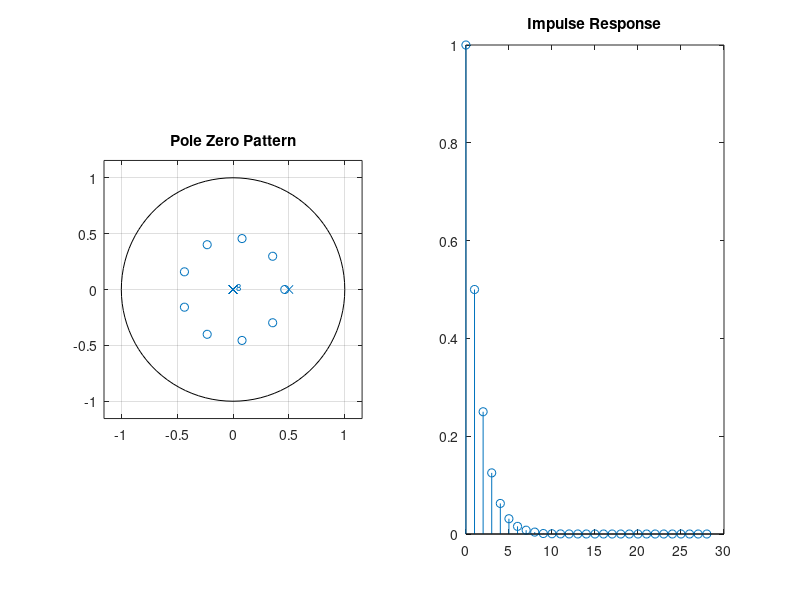

MATLAB code for this plot:
clc
clear all
close all

% Problem # 4 Part (a)
% (1-(1/3)z^-1) / (1-z^-1)*(1+2z^-1)
% Code to determine the sequences corresponding
% to the following z-transforms:
% b = [1; (-1/3); 0];
% a = [1; 1; -2];
% [residues, poles, directTerm] = residuez(b, a)
%%%%%%%%%%%%%%%%%%%%%%%%%%%%%%%%%%%%%%%%%%%%%%%%%%%%%%

% Problem # 4 Part (b)
% (1 - z^-1) / (1 - (1/4)z^-1)
% Code to determine the sequences corresponding
% to the following z-transforms:

% b = [1; -1];                        % Two ways of doing the same thing
% a = [1; -(1/4)];                    % Two ways of doing the same thing
% [residues, poles, directTerm] = residuez(b, a)
% or this vvv                         Two ways of doing the same thing
% b = [0; 4; -4];                     % Two ways of doing the same thing
% a = [4; -1; 0];                     % Two ways of doing the same thing
% [residues, poles, directTerm] = residue(b, a)
%%%%%%%%%%%%%%%%%%%%%%%%%%%%%%%%%%%%%%%%%%%%%%%%%%%%%%

% Problem # 4 Part (c)
% () / ()
% Code to determine the sequences corresponding
% to the following z-transforms:
% b = [1; 0; 0];
% a = [1; -0.75; 0.125];
% [residues, poles, directTerm] = residuez(b, a)
%%%%%%%%%%%%%%%%%%%%%%%%%%%%%%%%%%%%%%%%%%%%%%%%%%%%%%



% Problem # 16 Part (c)
% n=0:50;
% x=(1/2).^n;                             % x[n]
% b=[2 -2];                               % numerator coefficients of H(z)
% a=[1 -1/3];                             % denominator coefgicients of H(z)
% yc=filter(b,a,x)
% yb=8.*(1/3).^n-6.*(0.5).^n              % y[n] determined analytically in part(b)
%%%%%%%%%%%%%%%%%%%%%%%%%%%%%%%%%%%%%%%%%%%%%%%%%%%%%%



% Problem # 19 Part (a)
b = [1, 0, 0, 0, 0, 0, 0, 0, 0, -(1/1024)];
a = [1, -(1/2)];
subplot(1, 2, 1)
zplane(b,a)
title('Pole Zero Pattern')
[h,t] = impz(b,a);
subplot(1, 2, 2)
stem(t,h);
title('Impulse Response')
%%%%%%%%%%%%%%%%%%%%%%%%%%%%%%%%%%%%%%%%%%%%%%%%%%%%%%




